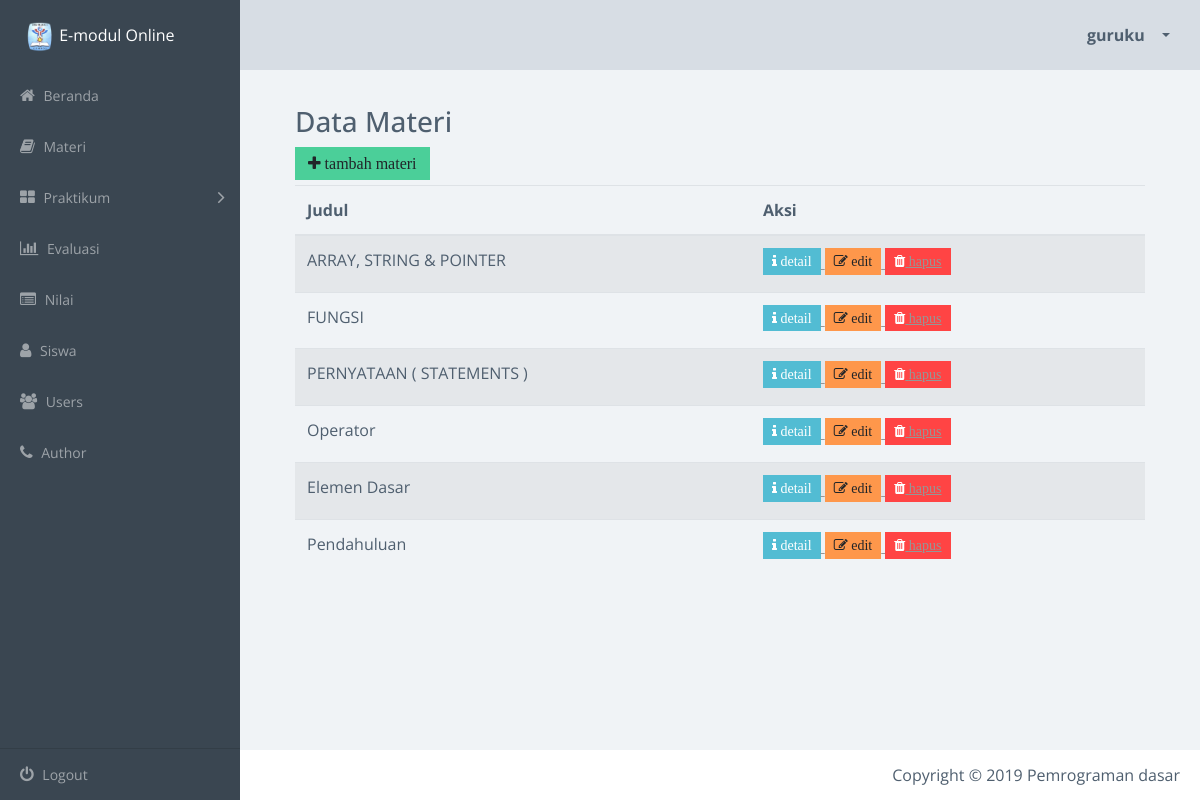
The app's page /materi.php (signed in), older data.
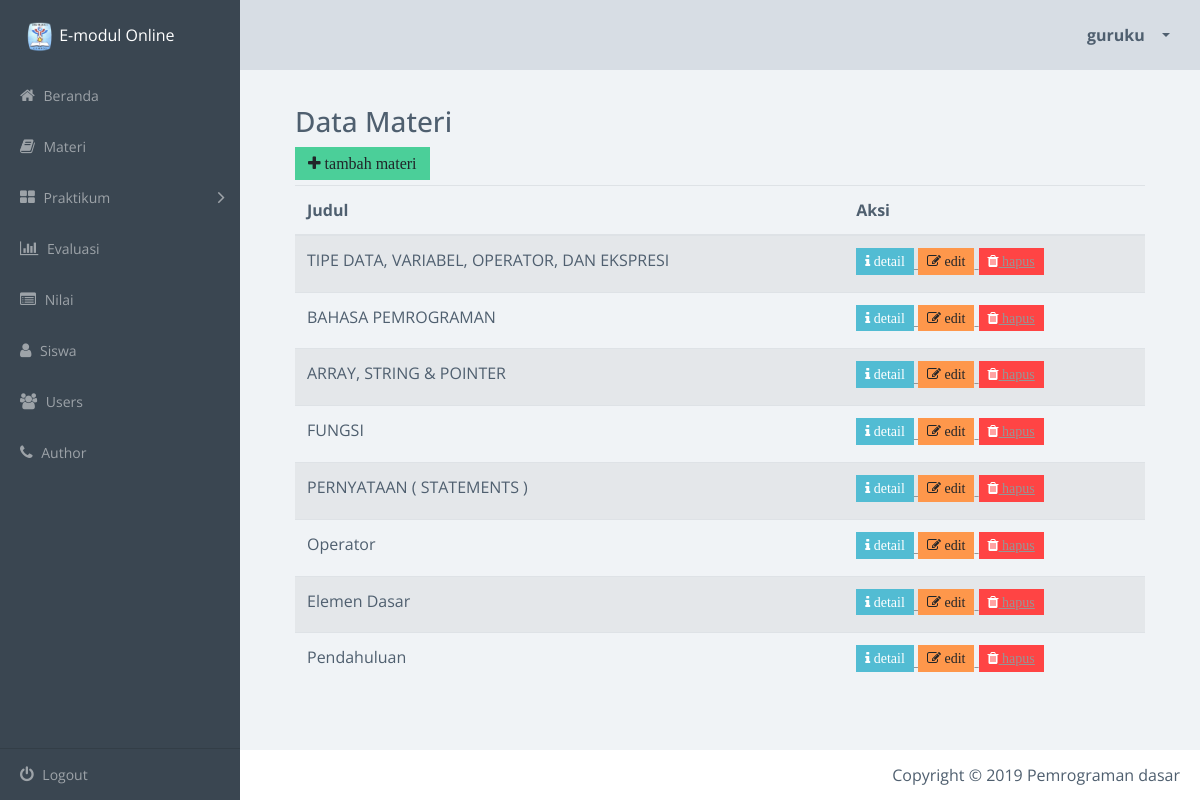
The same page, newer data.
### tables this page shows
CREATE TABLE `materi` (
  `id_materi` int(11) NOT NULL AUTO_INCREMENT,
  `nama` varchar(100) DEFAULT NULL,
  `isi` longtext,
  PRIMARY KEY (`id_materi`)
);

### materi.php (the view, shortened to what the changed rows need)
<?php
include_once("config.php");
$result = mysqli_query($conn, "SELECT * FROM materi ORDER BY id_materi DESC");
?>
<!doctype html>
<html class="no-js" lang="en">
    <head>
        <link rel="stylesheet" href="css/vendor.css">
        <link rel="stylesheet" href="css/app-blue.css">
        <link rel="stylesheet" type="text/css" href="css/jquery.dataTables.min.css">
    </head>
    <body>
        <div class="main-wrapper">
            <div class="app" id="app">
                <article class="content dashboard-page">
                    <section class="section">
                        <div class="data-table-area">
                            <div class="container">
                                <div class="row">
                                    <div class="col-lg-12 col-md-12 col-sm-12 col-xs-12">
                                        <div class="data-table-list">
                                            <div class="table-responsive">
                                                <table id="data-table-basic" class="table table-striped">
                                                    <thead>
                                                        <tr>
                                                            <th>Judul</th>
                                                            <th>Aksi</th>
                                                        </tr>
                                                    </thead>
                                                    <tbody>
                                                     <?php
                                                     while($data = mysqli_fetch_array($result)) {
                                                        echo"<tr>";
                                                        echo "<td>" .$data['nama']. "</td>";
                                                        echo "<td><a href='detailMateri.php?id=$data[id_materi]'><button title='detail' class='btn btn-primary btn-sm fa fa-info'> detail </button>
                                                        <a href='editMateri.php?id=$data[id_materi]'><button title='edit' class='btn btn-warning btn-sm fa fa-edit'> edit </button>
                                                        <button title='hapus' class='btn btn-danger btn-sm fa fa-trash'><a href='deleteMateri.php?id=$data[id_materi]'> hapus </button></td>";
                                                        echo"</tr>";
                                                    }
                                                    ?>
                                            </table>
                                        </div>
                                    </div>
                                </div>
                            </div>
                        </div>
                    </div>
                </section>
            </article>
    </body>
</html>

Row changes from the older to the newer data that the page shows:
added materi: nama "TIPE DATA, VARIABEL, OPERATOR, DAN EKSPRESI"
added materi: nama "BAHASA PEMROGRAMAN"
